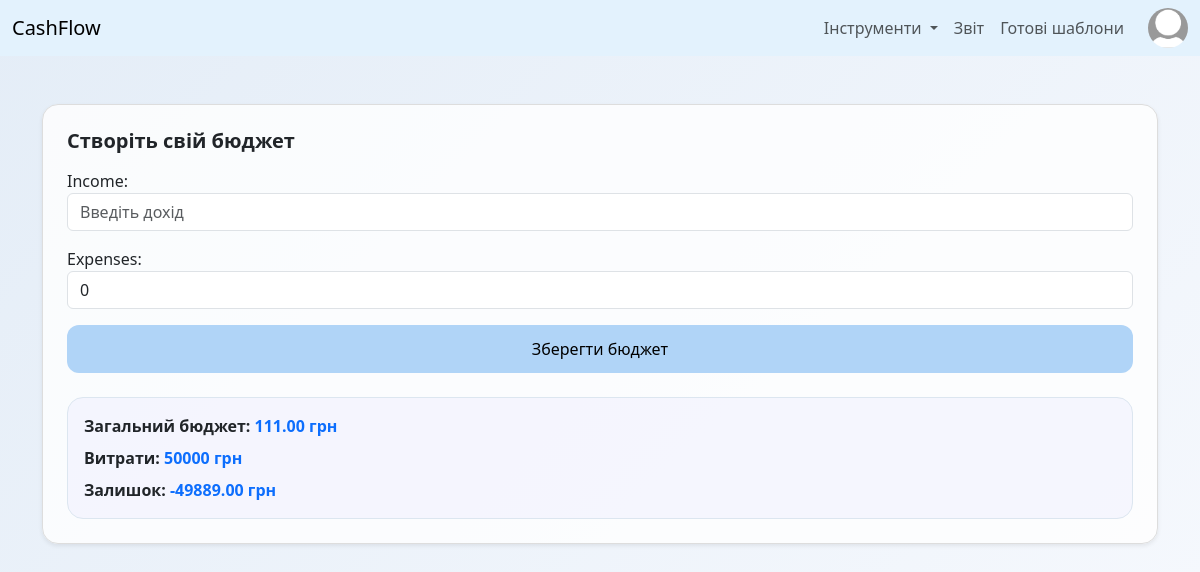
Before: /createBudget/ with the older database file.
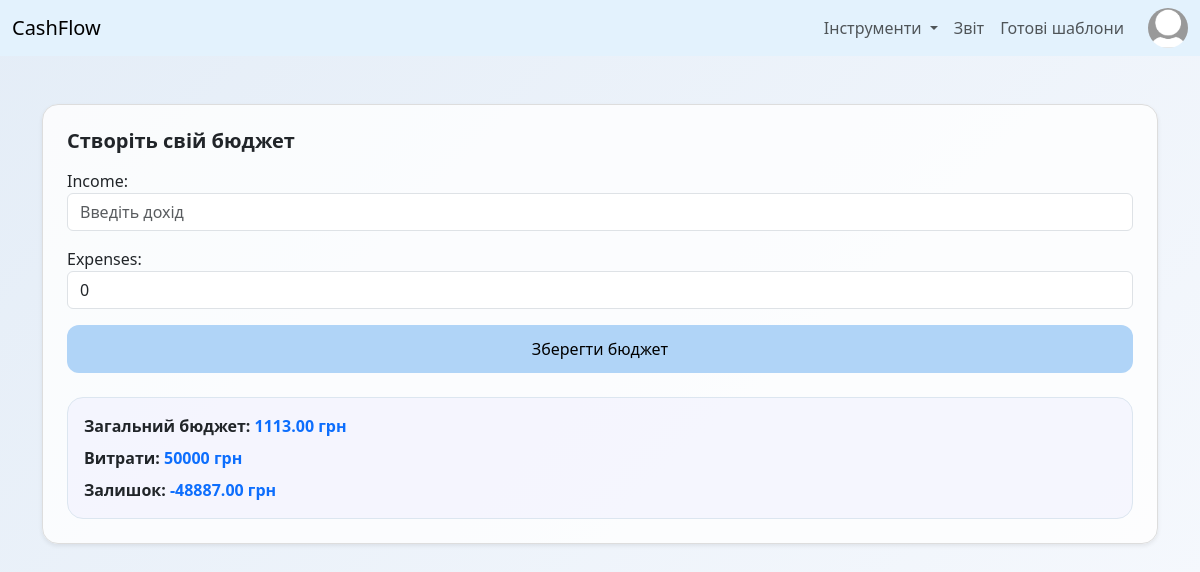
After: the same page with the newer database file.
### main/models.py (models this page shows, shortened)
class Budget(models.Model):
    income = models.DecimalField(max_digits=10, decimal_places=2)
    expenses = models.DecimalField(max_digits=10, decimal_places=2, default=0)
    balance = models.DecimalField(max_digits=10, decimal_places=2, default=0)
    created_at = models.DateTimeField(auto_now_add=True)

### main/views.py (the view)
# urls.py: path('createBudget/', views.createBudget, name='createBudget'),
def createBudget(request):
    if request.method == 'POST':
        form = BudgetForm(request.POST)
        if form.is_valid():
            form.save()
            return redirect('createBudget')  # Перенаправлення після збереження
    else:
        form = BudgetForm()
    last_budget = Budget.objects.last()
    income = last_budget.income if last_budget else 0
    expenses = 50000  # Ти можеш зробити модель "витрати"
    balance = income - expenses
    return render(request, 'createBudget.html', {
        'form': form,
        'income': income,
        'expenses': expenses,
        'balance': balance
    })

### main/forms.py
class BudgetForm(forms.ModelForm):
    class Meta:
        model = Budget
        fields = ['income', 'expenses']
        widgets = {
            'income': forms.NumberInput(attrs={'class': 'form-control', 'placeholder': 'Введіть дохід'}),
            'expenses': forms.NumberInput(attrs={'class': 'form-control', 'placeholder': 'Введіть витрати'}),
        }

### cashflow/templates/createBudget.html (shortened to what this page needs)
{% load static %}
<!DOCTYPE html>
<html lang="uk">
<head>
  <link href="https://cdn.jsdelivr.net/npm/bootstrap@5.3.3/dist/css/bootstrap.min.css" rel="stylesheet">
  <link rel="stylesheet" href="{% static 'css/budget.css' %}">
</head>
<body class="bg-light">
{% include 'partials/header.html' %}
<div class="container py-5">
  <div class="card shadow-sm rounded-4 p-4 budget-card">
    <h5 class="fw-bold mb-3">Створіть свій бюджет</h5>
    <form method="POST">
      {{ form.as_p }}
      <button type="submit" class="btn btn-primary w-100 budget-btn">Зберегти бюджет</button>
    </form>
    <div class="mt-4 p-3 rounded-4 summary-box">
      <p class="mb-2 fw-bold">Загальний бюджет: <span class="text-primary">{{ income }} грн</span></p>
      <p class="mb-2 fw-bold">Витрати: <span class="text-primary">{{ expenses }} грн</span></p>
      <p class="mb-0 fw-bold">Залишок: <span class="text-primary">{{ balance }} грн</span></p>
    </div>
  </div>
</div>
</body>
</html>

Changed rows visible on the page:
removed Budget: income "111.00"
now on this page (row edited): Budget: income "1113.00"
Other visible differences:
{{ balance }}: "-49889.00" → "-48887.00"
